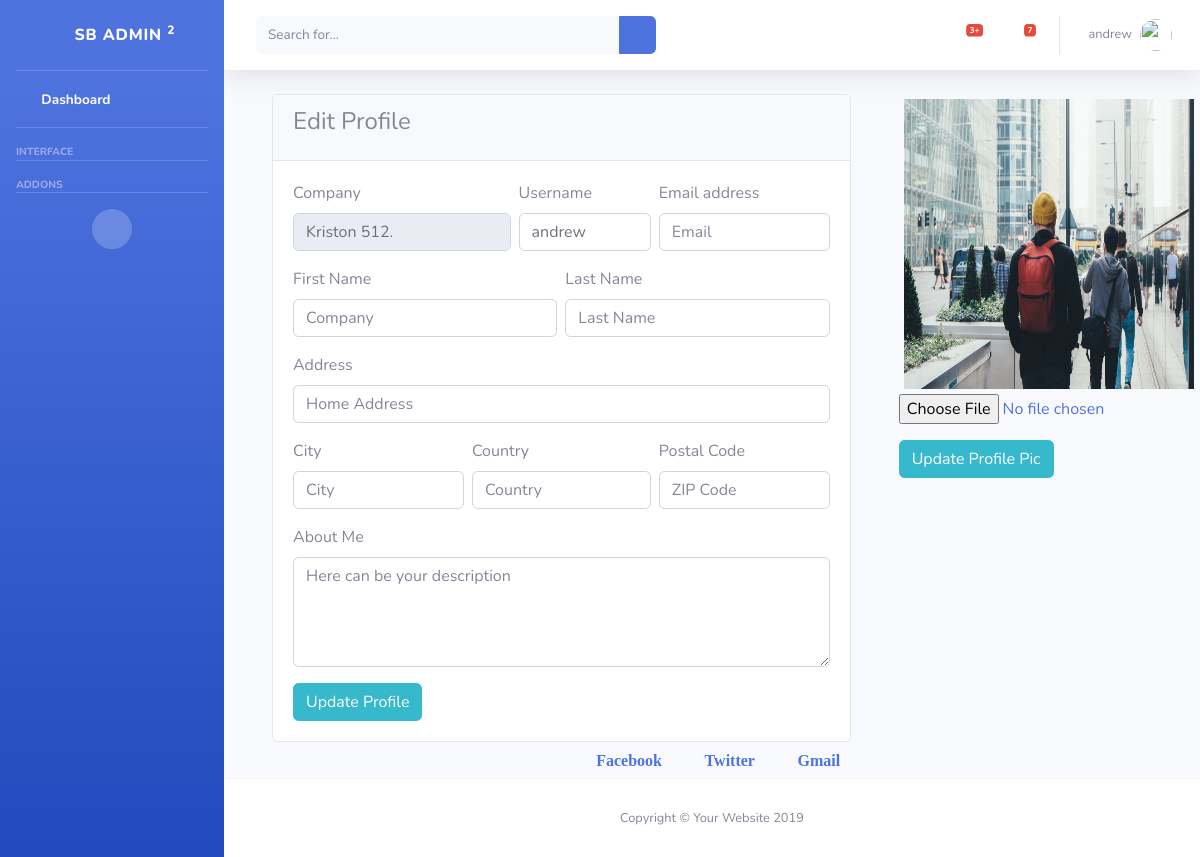
Before: /settings/ (signed in) with the older database file.
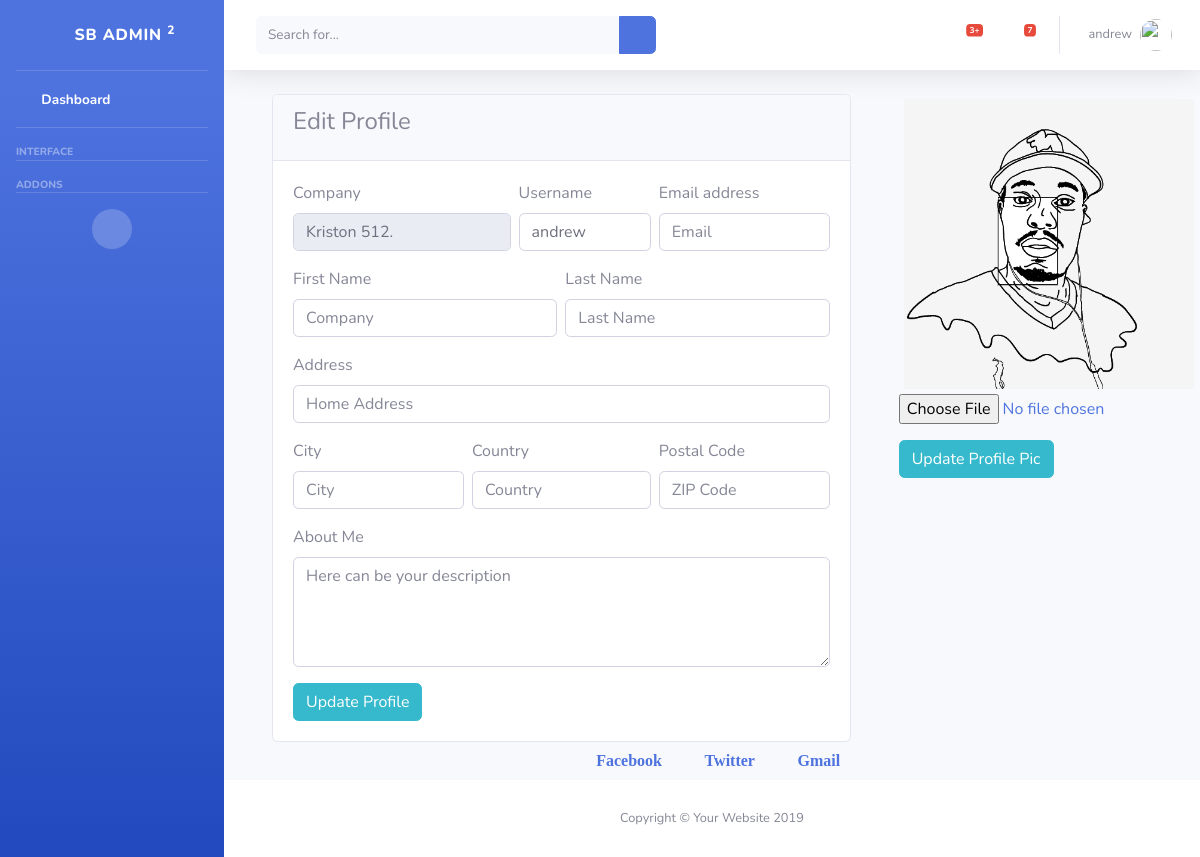
After: the same page with the newer database file.
### user/models.py (models this page shows, shortened)
class ProfilePic(models.Model):
    user = models.OneToOneField(User, on_delete=models.CASCADE)
    image = models.ImageField(null=True, upload_to='profile_pics', blank=True)
    def create_user_profile_pic(sender, **kwargs):
        if kwargs['created']:
            user_profile = ProfilePic.objects.create(user=kwargs['instance'])
    post_save.connect(create_user_profile_pic, sender=User)

### user/views.py (the view)
# urls.py: path('settings/', user_settings, name="user_settings"),
@login_required
def user_settings(request):
    profile = get_object_or_404(Profile, user=request.user)
    profilepic = get_object_or_404(ProfilePic, user=request.user)
    form = ProfileForm(data=request.POST, instance=profile)
    avatarform = AvatarForm(request.POST or None, request.FILES or None, instance=profilepic)
    if form.is_valid():
        try:
            profile = form.save(commit=False)
            profile.user = request.user
            User.objects.values('username').filter(username=request.user).update(username=profile.username)
            profile.save()
        except IntegrityError:
            messages.warning(request, 'This username has already been taken!')
        return redirect('user_settings')
    else:
        form = ProfileForm()
    if avatarform.is_valid():
            profilepic = avatarform.save(commit=False)
            profilepic.user = request.user
            profilepic.save()
    else:
        avatarform = AvatarForm()
    context = {
        'form':form,
        'profile':profile,
        'avatarform':avatarform,
        'profilepic':profilepic,
    }
    return render(request, 'users/dashboard/settings.html', context )

### user/forms.py
class ProfileForm (forms.ModelForm):
    class Meta:
        model = Profile
        fields = [
            'username',
            'email',
            'first_name',
            'last_name',
            'address',
            'city',
            'country',
            'postal_code',
            'about',
        ]

class AvatarForm(forms.ModelForm):
    class Meta:
        model = ProfilePic
        fields = [
            'image',
        ]

### templates/users/dashboard/settings.html (shortened to what the changed rows need)
{% extends "users/dashboard/base.html" %}
{% load static %}
{% block content %}
<body id="page-top">
  <div id="wrapper">
    <div id="content-wrapper" class="d-flex flex-column">
      <div id="content">
        <div class="container-fluid">
          <div class="content">
            <div class="container-fluid">
                <div class="row">
                    <div class="col-md-4">
                            <div class="container">
                              <div class="profile large">
                                <div class="user-info">
                                  <div class="profile-pic"><img src="/media/{{profilepic.image}}" onerror="this.src='/media/default.png';" style="width:300px; height:300px; padding:5px;" alt="Profile Image"/>
                                    <a class="image-wrapper" href="#">
                                      <form id="profilePictureForm" method="POST" enctype="multipart/form-data">
                                      </form></a>
                                  </div>
                                </div>
                              </div>
                            </div>
                        </div>
                        </div>
                    </div>
                </div>
            </div>
          </div>
    </div>
  </div>
{% endblock content %}

Changed rows visible on the page:
changed ProfilePic: image: a different picture
